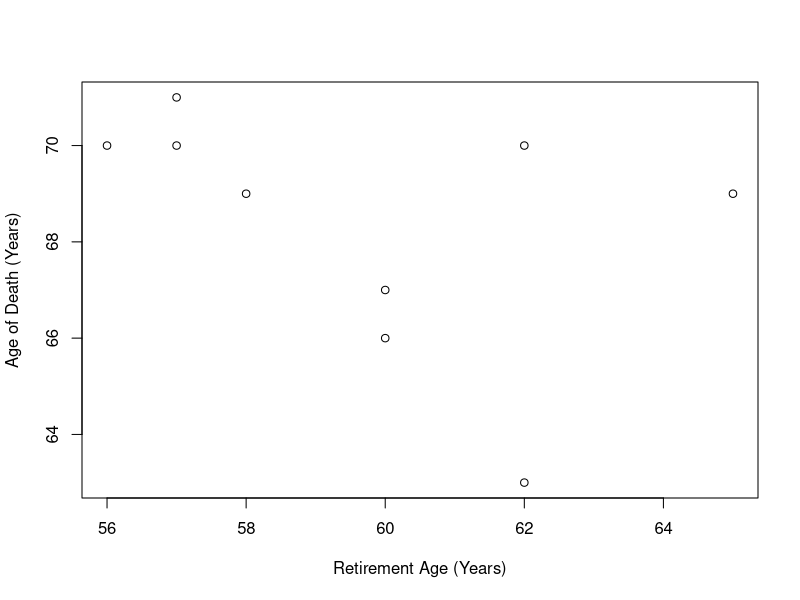
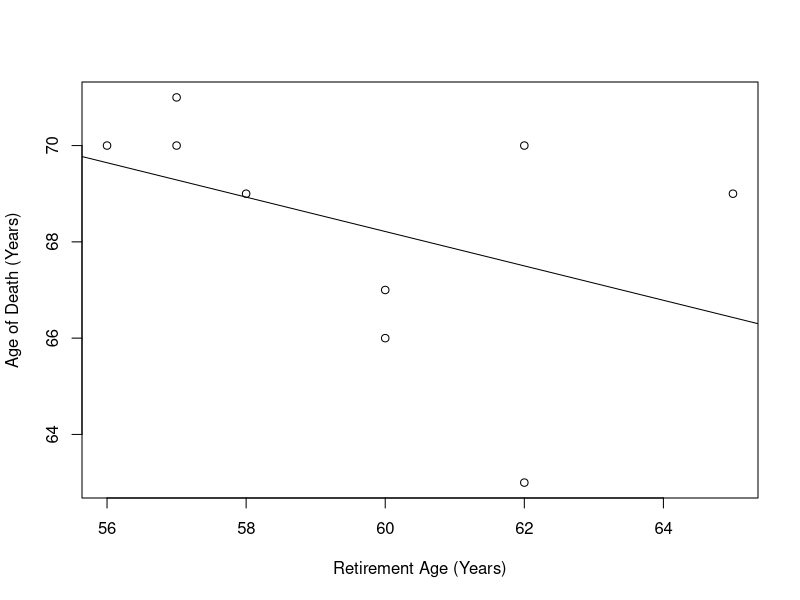
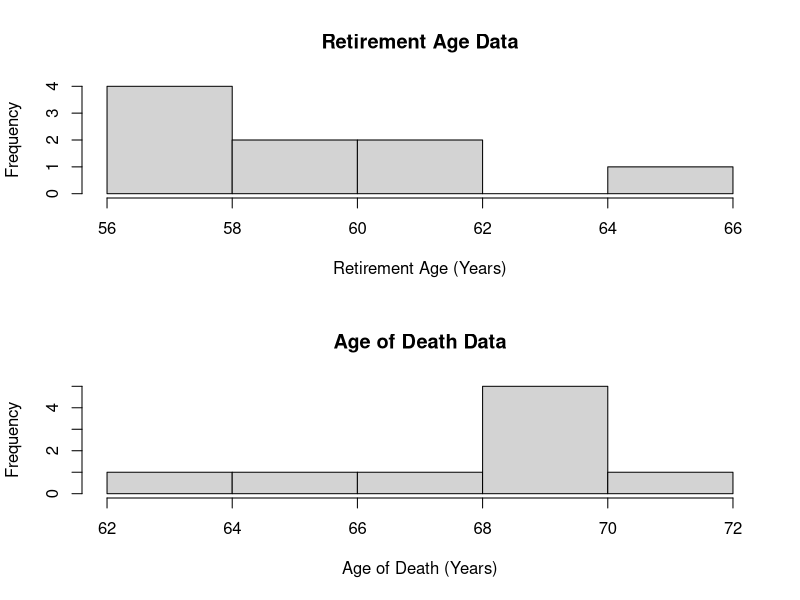
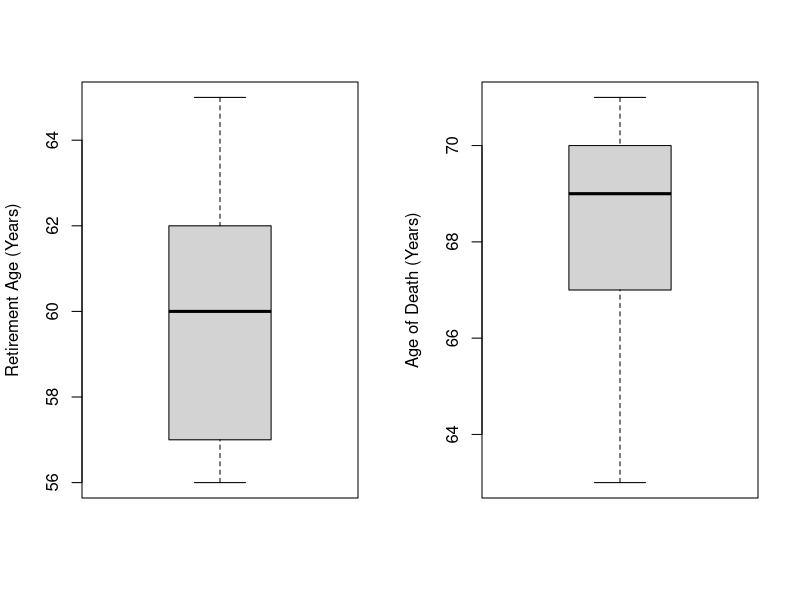
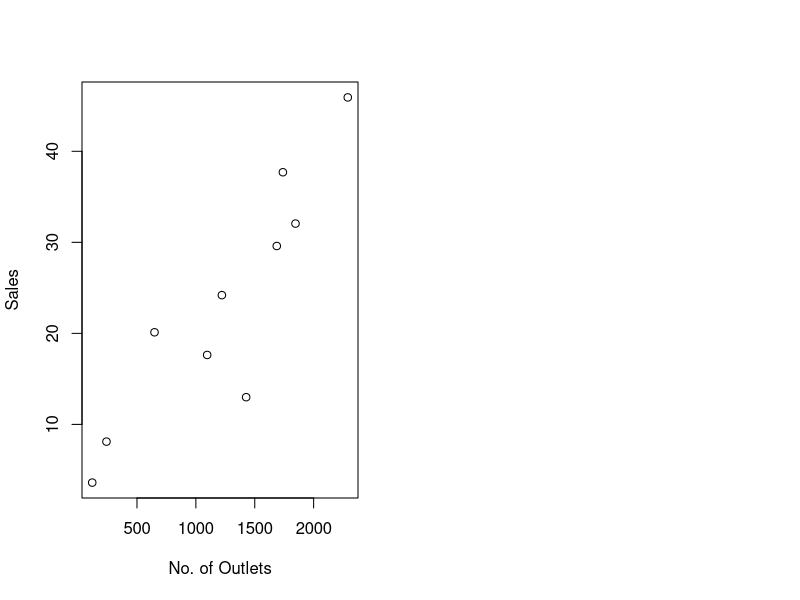
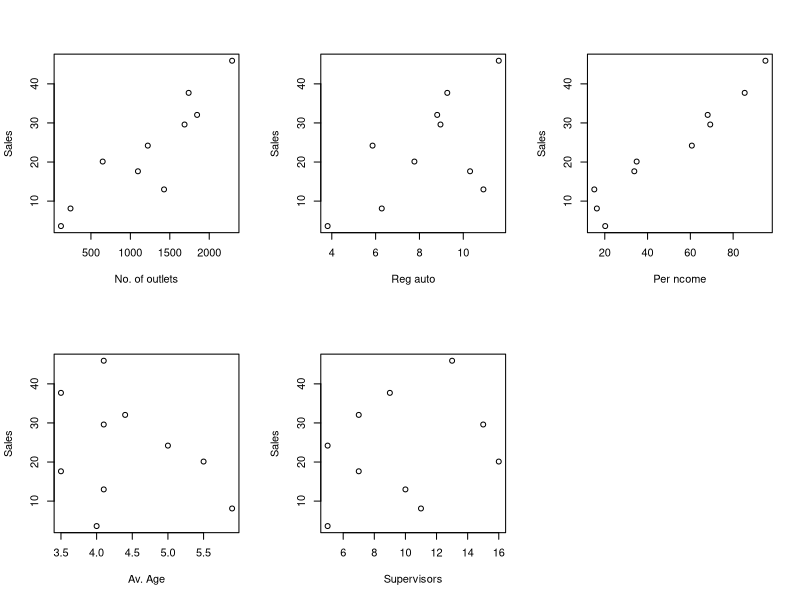
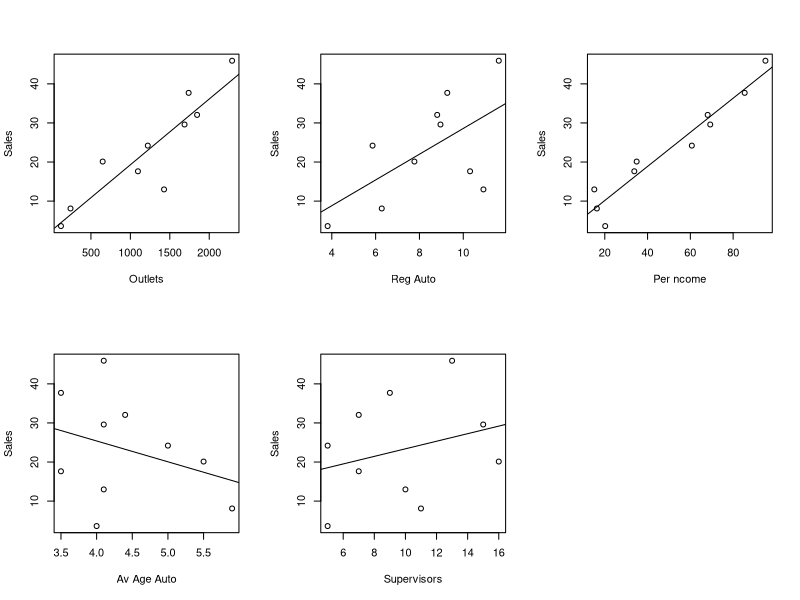

The R script that drew these images, in order:
# Regression Tutorial & Lab Exercise Sheet 1

# Q1 (h) 
# (i) Scatter plot
RetireAge<-c(57,62,60,57,65,60,58,62,56)
DeathAge<-c(71,70,66,70,69,67,69,63,70)

# A data frame can also be be used to store the above vectors.
dataQ1<-data.frame(RetireAge,DeathAge)
View(dataQ1)

# To access data in the data frame we can use the following
dataQ1$RetireAge
dataQ1$DeathAge

# If we do not want to use the $ notation we can use the 
# attach function

plot(RetireAge,DeathAge,xlab="Retirement Age (Years)",
     ylab="Age of Death (Years)") 

# (ii) Correlation coefficient
modelQ1<-lm(DeathAge~RetireAge) # create linear model
modelQ1

# For more info about model
summary(modelQ1)
coef(modelQ1) # see regression coefficients
modelQ1$coef # see regression coefficients

# (iii) Regression line plot
plot(RetireAge,DeathAge,xlab="Retirement Age (Years)",
     ylab="Age of Death (Years)")
abline(modelQ1)

# (iv) Correlation coefficient
cor(RetireAge,DeathAge) 

# (v) R-squared
cor(RetireAge,DeathAge)^2
summary(modelQ1) # We can also use the summary function to see R-squared

# Model Prediction
# We can use the predict function to calculate y values for given x
predict(modelQ1,data.frame(RetireAge = 76))  # one x values
xvalues<-c(60,61,62,63) # several x values
predict(modelQ1,data.frame(RetireAge = xvalues))  

# (vi)
mean(RetireAge)
median(RetireAge)

mean(DeathAge)
median(DeathAge)

# (vii) Histograms one above the other
par(mfrow=c(2,1))
hist(RetireAge,xlab="Retirement Age (Years)",main="Retirement Age Data")
hist(DeathAge,xlab="Age of Death (Years)",main="Age of Death Data")

# (viii) Boxplots side by side
par(mfrow=c(1,2))
boxplot(RetireAge,ylab="Retirement Age (Years)")
boxplot(DeathAge,ylab="Age of Death (Years)")

quantile(RetireAge)
quantile(DeathAge)

summary(RetireAge)
summary(DeathAge)

#######################################################################

# Q2 
# Read in the auto_sales.csv dataset.
# This contains several variables we will perfrom linear regerssion 
# between each of these variables individually


# (a) Input data
auto_data <- read.csv("auto_sales.csv")
auto_data
View(auto_data)
head(auto_data) # Look at first 6 rows of data. Useful for larger data sets. 

# (b) Summary of data
summary(auto_data)

# (c) Scatter plots
plot(auto_data$outlets,auto_data$sales,xlab="No. of Outlets",
     ylab="Sales")

# Eliminate the need for use of $
attach(auto_data)
par(mfrow=c(2,3))
plot(outlets,sales,xlab="No. of outlets",ylab="Sales")
plot(reg_auto,sales,xlab="Reg auto",ylab="Sales")
plot(Per_ncome,sales,xlab="Per ncome",ylab="Sales")
plot(Av_age_auto,sales,xlab="Av. Age",ylab="Sales")
plot(supervisors,sales,xlab="Supervisors",ylab="Sales")

# (d) 
modelQ2_outlet<-lm(sales~outlets)
modelQ2_reg_auto<-lm(sales~reg_auto)
modelQ2_Per_ncome<-lm(sales~Per_ncome)
modelQ2_Av_age_auto<-lm(sales~Av_age_auto)
modelQ2_supervisors<-lm(sales~supervisors)

# (e)
par(mfrow=c(2,3))
plot(outlets,sales,xlab="Outlets", ylab="Sales")
abline(modelQ2_outlet)

plot(reg_auto,sales,xlab="Reg Auto", ylab="Sales")
abline(modelQ2_reg_auto)

plot(Per_ncome,sales, xlab="Per ncome", ylab="Sales")
abline(modelQ2_Per_ncome)

plot(Av_age_auto,sales,xlab="Av Age Auto", ylab="Sales")
abline(modelQ2_Av_age_auto)

plot(supervisors,sales,xlab="Supervisors", ylab="Sales")
abline(modelQ2_supervisors)

# (f) 
summary(modelQ2_outlet)
summary(modelQ2_reg_auto)
summary(modelQ2_Per_ncome)
summary(modelQ2_Av_age_auto)
summary(modelQ2_supervisors)

# (g)
# Create model with all predictors included - multiple linear regression!
auto.model.all <- lm(sales~., data = auto_data)

# Investigate model parameters. Note which terms are significant and which are not!!
summary(auto.model.all) 

# Q3(e) - Similar to Q1(h)
